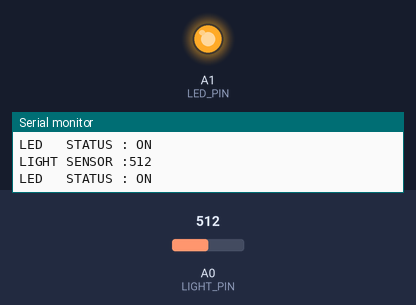
The sketch below on a simulated Arduino Uno, built with avr-gcc and run on an emulated ATmega328P. Parts: output pins drawn as LEDs (lit = HIGH), the last lines printed to the serial monitor. Inputs (shaded band) come from the test bench; at power-on: A0 (LIGHT_PIN) = 512.

Above: at 1.2 s.
1.3 s: A0 (LIGHT_PIN) set to 484
At 2.0 s:
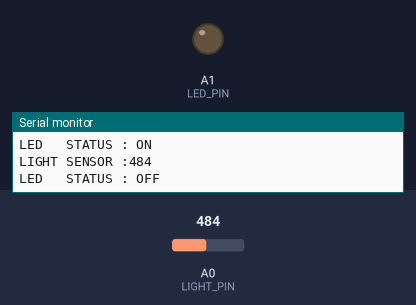
2.8 s: A0 (LIGHT_PIN) set to 511
At 3.2 s:
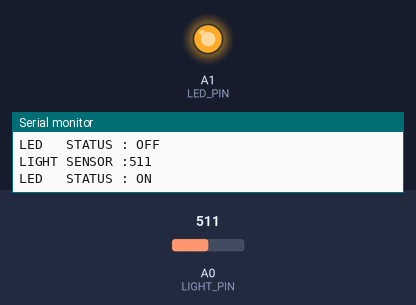
4.3 s: A0 (LIGHT_PIN) set to 306
At 5.6 s:
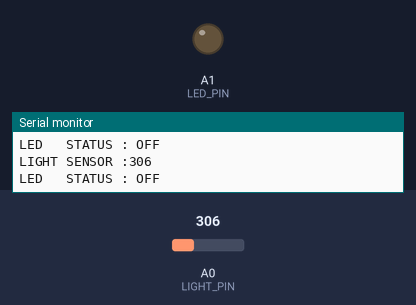
Timing chart, 0 to 7.3 s (numbered marks = the images above; inputs shaded):
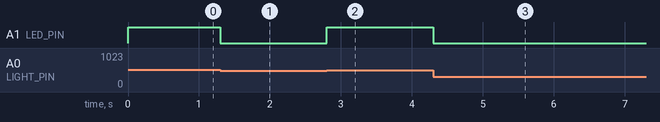

Measured:
- the behaviour switches between 501 and 500 on A0 (LIGHT_PIN) (found by bisection; images 0 and 1)
- after the input at 1.3 s, A1 (LED_PIN): HIGH → LOW at once
- after the input at 2.8 s, A1 (LED_PIN): LOW → HIGH at once
- after the input at 4.3 s, A1 (LED_PIN): HIGH → LOW at once

The sketch:

Light_Sensor_lab_6.ino
```cpp
// C++ code
//
int LED_ACTIVATION_VALUE = 500;
int SERIAL_OUTPUT_FREQUENCY = 500;
int LED_PIN = A1;
int LIGHT_PIN = A0;
int total_time = 0;
void setup()
{
  pinMode(LIGHT_PIN, INPUT);
  pinMode(LED_PIN, OUTPUT);
  Serial.begin(9600);
}

void loop()
{
  total_time += 5;
  delay(5);
  // ORTAM KARANLIKSA LEDİ YAK , AYDINLIKSA KAPAT
  int value= analogRead(LIGHT_PIN);
  if(value <= LED_ACTIVATION_VALUE){
    if(total_time == SERIAL_OUTPUT_FREQUENCY){
       Serial.print("LIGHT SENSOR :");
       Serial.println(value);
       Serial.println("LED   STATUS : OFF \n" );
       total_time=0;

    }
        digitalWrite(LED_PIN,LOW);

  }else{
     if(total_time == SERIAL_OUTPUT_FREQUENCY){
           Serial.print("LIGHT SENSOR :");
           Serial.println(value);
           Serial.println("LED   STATUS : ON\n" );
      	   total_time=0;

     }
    digitalWrite(LED_PIN,HIGH);

  }

}
```
